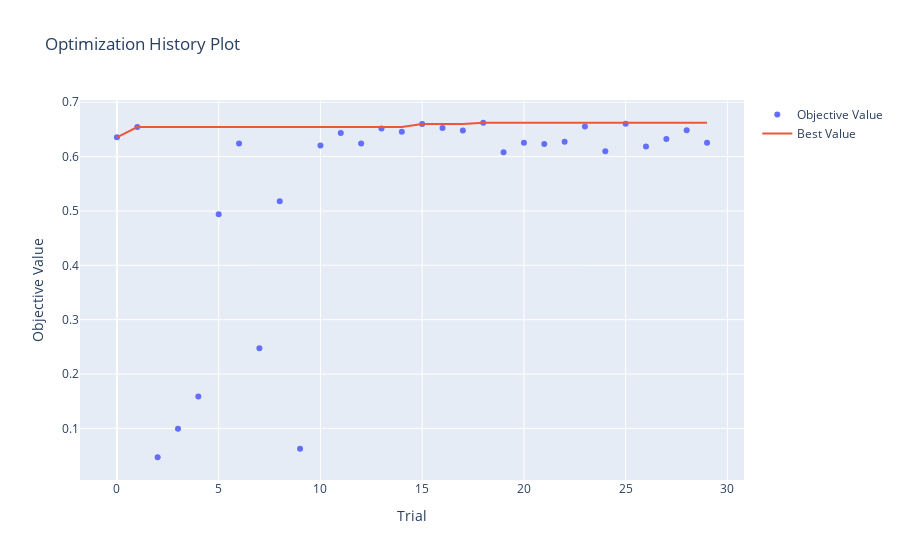

Notebook code cell kept with this figure:
### Code cell
# plot performance of all trials
optuna.visualization.plot_optimization_history(study)

### Figure 1 — Plotly figure (JSON) as saved in the notebook; plotly's stock layout.template omitted (floating-point values rounded to 4 significant figures)
{"data": [{"mode": "markers", "name": "Objective Value", "type": "scatter", "x": [0, 1, 2, 3, 4, 5, 6, 7, 8, 9, 10, 11, 12, 13, 14, 15, 16, 17, 18, 19, 20, 21, 22, 23, 24, 25, 26, 27, 28, 29], "y": [0.6355, 0.6544, 0.04685, 0.09917, 0.1587, 0.494, 0.6243, 0.2472, 0.5181, 0.06231, 0.6204, 0.6437, 0.6243, 0.6517, 0.6457, 0.6601, 0.6527, 0.6482, 0.6623, 0.6079, 0.6254, 0.6232, 0.6272, 0.6554, 0.61, 0.6606, 0.6187, 0.6325, 0.6484, 0.6253]}, {"name": "Best Value", "type": "scatter", "x": [0, 1, 2, 3, 4, 5, 6, 7, 8, 9, 10, 11, 12, 13, 14, 15, 16, 17, 18, 19, 20, 21, 22, 23, 24, 25, 26, 27, 28, 29], "y": [0.6355, 0.6544, 0.6544, 0.6544, 0.6544, 0.6544, 0.6544, 0.6544, 0.6544, 0.6544, 0.6544, 0.6544, 0.6544, 0.6544, 0.6544, 0.6601, 0.6601, 0.6601, 0.6623, 0.6623, 0.6623, 0.6623, 0.6623, 0.6623, 0.6623, 0.6623, 0.6623, 0.6623, 0.6623, 0.6623]}], "layout": {"title": {"text": "Optimization History Plot"}, "xaxis": {"title": {"text": "Trial"}}, "yaxis": {"title": {"text": "Objective Value"}}}}
